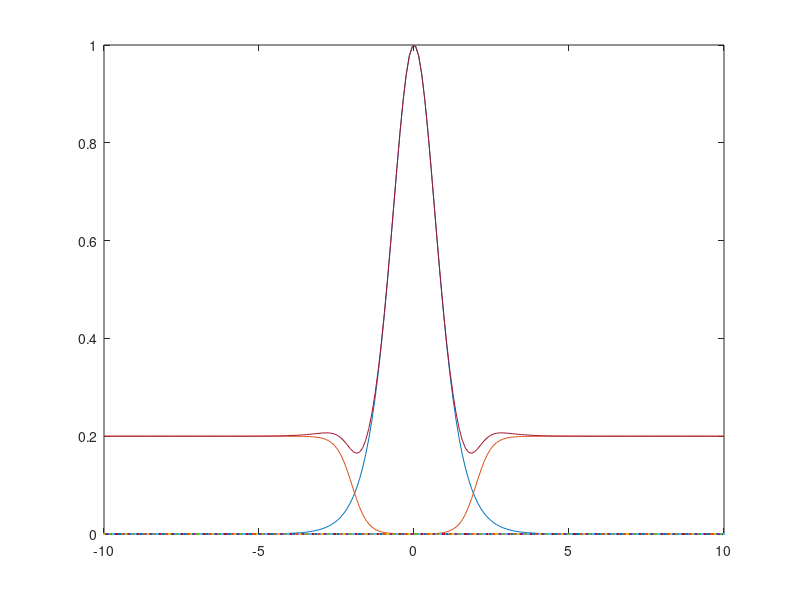

Reproduce this figure in MATLAB.
% initial conditions
n0 = 1;
L0 = 1;
nL = 0.2;
LL = 2;
wL = LL*0.25;
n_harris = @(n0,L,z) n0*cosh(z/L).^(-2);
n_lobe = @(n0,L,z) nL - n_harris(n0,L,z);
n_lobe1 = @(n0,L,z) 0.5*nL*(1+tanh((abs(z)-1*L)/wL));
n_lobe2 = @(n0,L,z) 0;%0.5*nL*(1+tanh((abs(z)-1*L)/wL));

z = linspace(-10,10,200);
plot(z,n_harris(n0,L0,z),...
     z,n_lobe1(n0,LL,z),...
     z,n_lobe2(n0,LL,z),...
     z,n_harris(n0,L0,z)+n_lobe1(n0,LL,z)+n_lobe2(n0,LL,z))